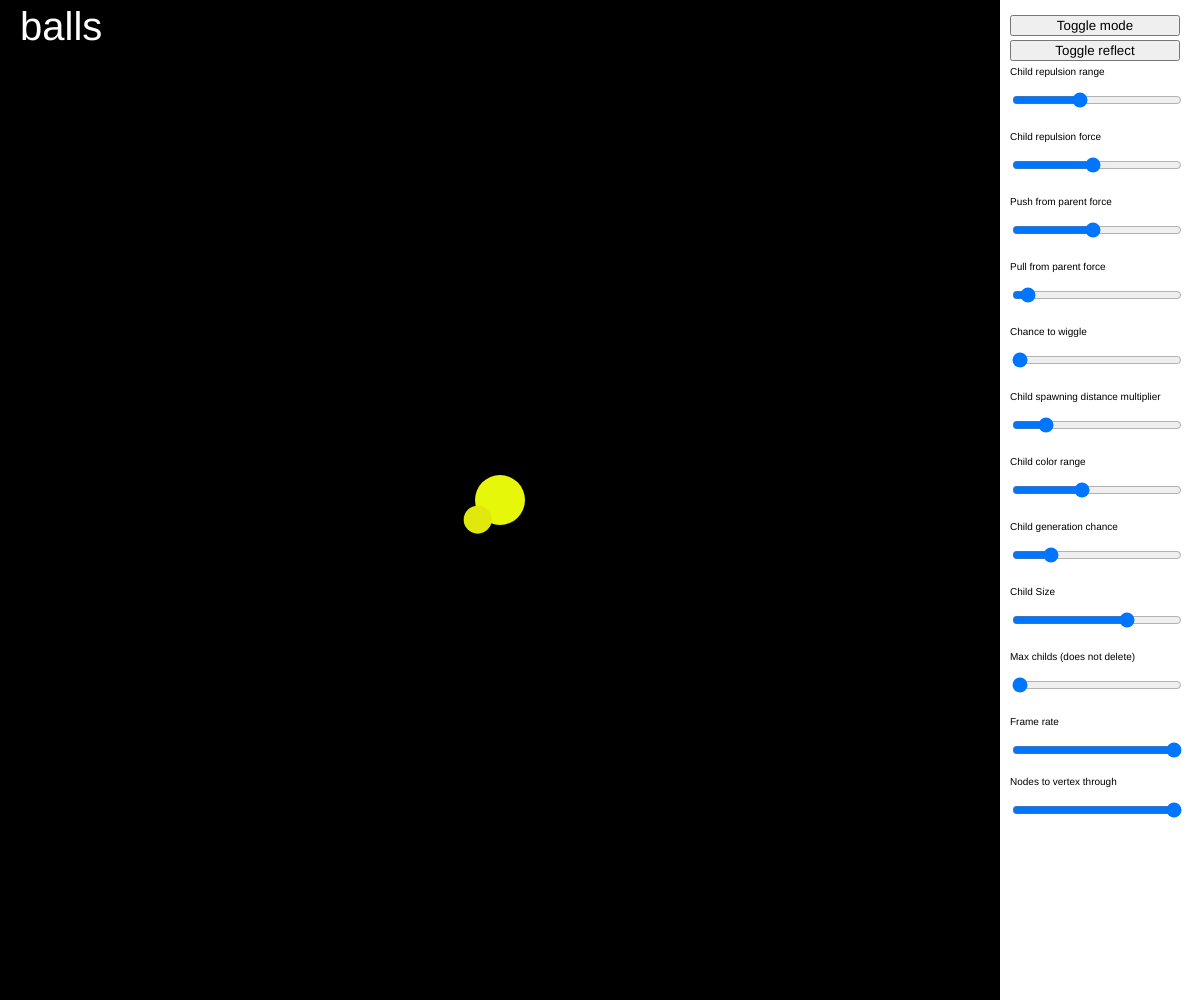
Frame 1 (no input)
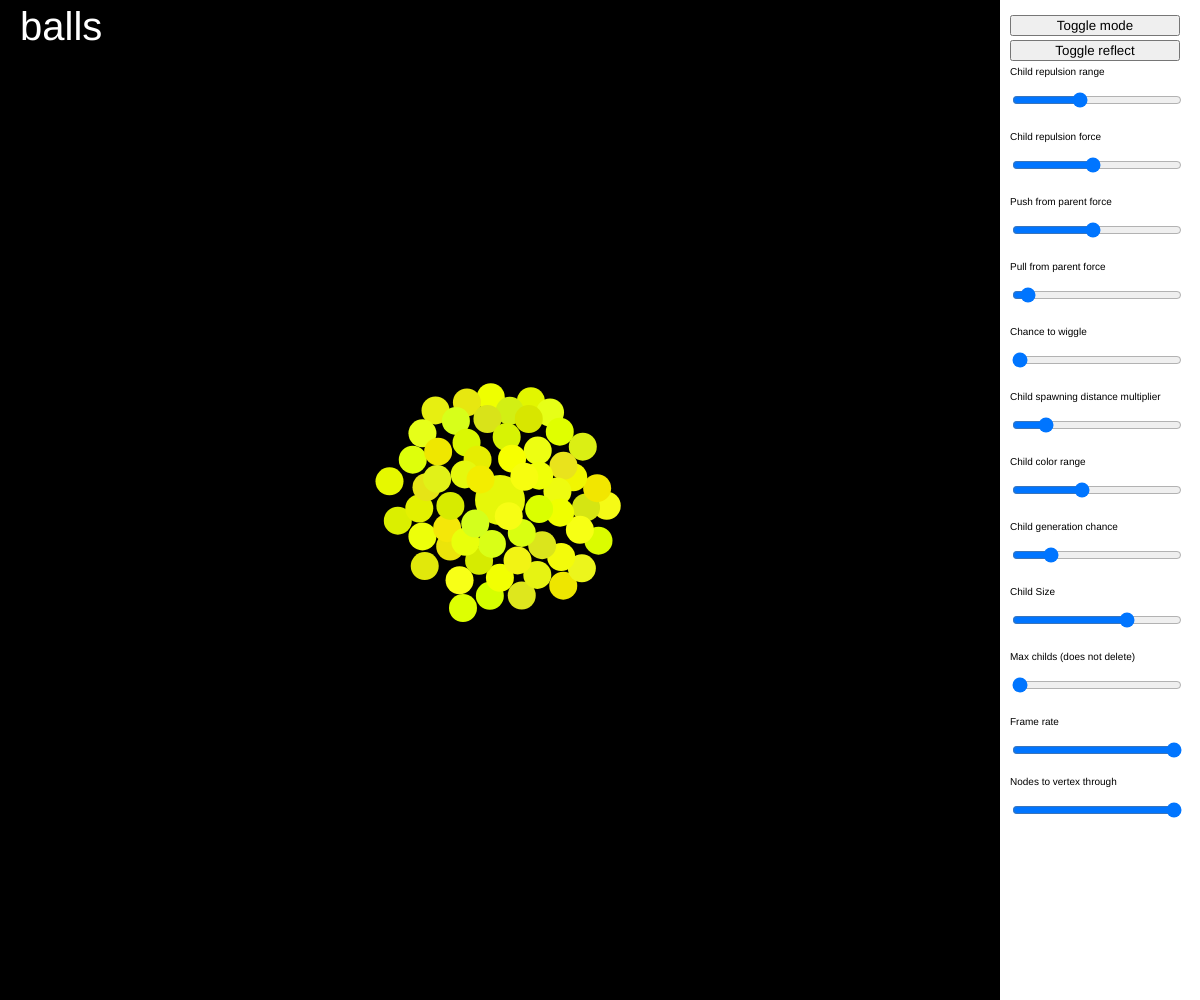
Frame 60 (no input)
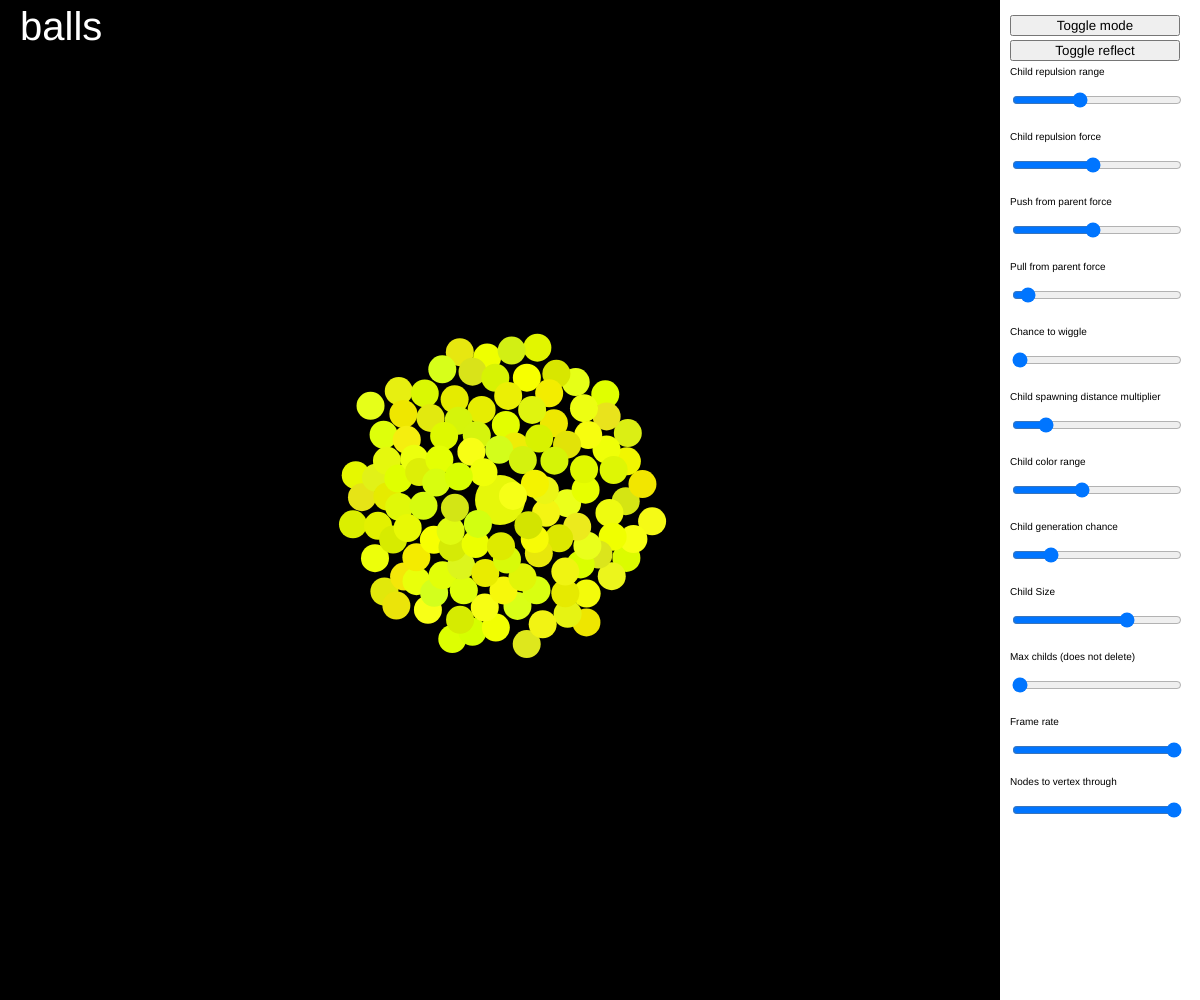
Frame 120 (the mouse pressed at the canvas centre since frame 60)

The p5.js sketch that drew these frames (run headless with seeded random() and noise() and a simulated clock; from frame 60 on, the mouse is pressed at the canvas centre):

// p5.js sketch
// ── sketch.js
let width = window.innerWidth;
let height = window.innerHeight;
let areSlidersBelow;
if (width >= height) {
  areSlidersBelow = false;
  width = width - 200;
} else {
  areSlidersBelow = true;
  height = height - 200;
}
const nodeSize = 50;
const nodes = [];

const nodeModes = new Map([
  [0, 'balls'],
  [1, 'triangles'],
  [2, 'path'],
  [3, 'shape'],
]);
let nodeMode = 0;
let lowerBound = 0;


let childRepulsionRangeSlider;
let childRepulsionRange;
let childRepulsionForceSlider;
let childRepulsionForce;
let pushFromParentForceSlider;
let pushFromParentForce;
let pullFromParentForceSlider;
let pullFromParentForce;
let wiggleChanceSlider;
let wiggleChance;
let childDistanceMultiplierSlider;
let childDistanceMultiplier;
let childColorRangeSlider;
let childColorRange;
let childGenerationChanceSlider;
let childGenerationChance;
let childSizeSlider;
let childSize;
let maxChildsSlider;
let maxChilds;
let frameRateSlider;
let percentOfNodesToHitBeforeStoppingSlider;
let percentOfNodesToHitBeforeStopping;
let reflectMode = 0;

let buffer;

function setup() {
  angleMode(DEGREES);
  noStroke();
  if (areSlidersBelow) {
    createCanvas(width, height + 500);
  } else {
    createCanvas(width + 200, height);
  }
  setUpSliders();
  nodes.push(new Node(width/2, height/2));

  buffer = createGraphics(width, height);
}

function draw() {
  childRepulsionRange = childRepulsionRangeSlider.value();
  childRepulsionForce = childRepulsionForceSlider.value();
  pushFromParentForce = pushFromParentForceSlider.value();
  pullFromParentForce = pullFromParentForceSlider.value();
  wiggleChance = wiggleChanceSlider.value();
  childDistanceMultiplier = childDistanceMultiplierSlider.value();
  childColorRange = childColorRangeSlider.value();
  childGenerationChance = childGenerationChanceSlider.value();
  childSize = childSizeSlider.value();
  maxChilds = maxChildsSlider.value();
  frameRate(frameRateSlider.value());
  percentOfNodesToHitBeforeStopping = percentOfNodesToHitBeforeStoppingSlider.value();

  nodes.forEach((node) => {
    node.update();
  })

  rect(0, 0, width, height);
  
  push();
  fill(255, 255, 255);
  text(`${nodeModes.get(nodeMode % nodeModes.size)}`, 20, 40);
  pop();

  push();
  if (reflectMode % 2 === 1) {
    translate(-width / 6, -height / 6);
  }
  fill(0, 0, 0);
  nodes.forEach((node) => {
    node.draw();
  })
  pop();

  if (reflectMode % 2 === 1) {
    push();
    translate(1/2 * width, 1/2 * height);
    rotate(180);
    translate(-2/3 * width, -2/3 * height);
    fill(0, 0, 0);
    lowerBound = height * 1/6 + childSize/2;
    nodes.forEach((node) => {
      node.draw();
    })
    lowerBound = 0;
    pop();
  }
}

class Node {
  constructor(x, y, col) {
    this.x = x;
    this.y = y;
    this.color = col ?? color(...getRandomInts(0, 255, 3));
    this.childNodes = [];
  }

  update() {
    if (this.childNodes.length < maxChilds) {
      this.maybeMakeNewNode();
    }

    this.childNodes.forEach((child, i) => {
      if (Math.random() < wiggleChance) {
        child.x += Math.round(Math.random()) - 0.5;
        child.y += Math.round(Math.random()) - 0.5;
      }

      this.childNodes.forEach((otherChild, j) => {
        if (i !== j) {
          const xDif = otherChild.x - child.x;
          const yDif = otherChild.y - child.y;
          if (Math.pow(xDif, 2) + Math.pow(yDif, 2) <= childRepulsionRange * childRepulsionRange) {
            child.x -= (xDif / (Math.abs(xDif) + Math.abs(yDif))) * childRepulsionForce;
            child.y -= (yDif / (Math.abs(xDif) + Math.abs(yDif))) * childRepulsionForce;
            otherChild.x += (xDif / (Math.abs(xDif) + Math.abs(yDif))) * childRepulsionForce;
            otherChild.y += (yDif / (Math.abs(xDif) + Math.abs(yDif))) * childRepulsionForce;
          }
        }
      })

      child.x = lerp(child.x, this.x, 0.001 * pullFromParentForce);
      child.y = lerp(child.y, this.y, 0.001 * pullFromParentForce);

      const xToParent = this.x - child.x;
      const yToParent = this.y - child.y;
      if (Math.pow(xToParent, 2) + Math.pow(yToParent, 2) < Math.pow((nodeSize + childSize) / 2, 2)) {
        child.x -= (xToParent / (Math.abs(xToParent) + Math.abs(yToParent))) * pushFromParentForce;
        child.y -= (yToParent / (Math.abs(xToParent) + Math.abs(yToParent))) * pushFromParentForce;
      }
    })

  }

  draw() {
    fill(this.color);
    circle(this.x, this.y, nodeSize);
    switch (nodeModes.get(nodeMode % nodeModes.size)) {
      case 'balls':
        this.childNodes.forEach((child) => {
          child.draw();
        })
        break;
      case 'triangles':
        fill(this.color);
        beginShape();
        this.childNodes.forEach((child) => {
          if (isInBounds(child.x, child.y, lowerBound, areSlidersBelow, 0)) {
            vertex(child.x, child.y);
          }
        })
        endShape(CLOSE);
        break;
      case 'path':
        push();
        strokeWeight(childSize / 2);
        const usedNodes = [];
        let totalUsedNodes = 0;
        while (totalUsedNodes < percentOfNodesToHitBeforeStopping * this.childNodes.length) {
          const path = this.generatePath(usedNodes);
          stroke(path[0].color);
          for (let i = 0; i < path.length - 1; i++) {
            if (isInBounds(path[i].x, path[i].y, lowerBound, areSlidersBelow) && isInBounds(path[i + 1].x, path[i + 1].y, lowerBound, areSlidersBelow, childSize / 2)) {
              line(path[i].x, path[i].y, path[i + 1].x, path[i + 1].y);
            }
          }
          usedNodes.push(path);
          totalUsedNodes += path.length;
        }

        pop();
        break;
      case 'shape':
        const nodesToDrawThrough1 = [];
        const nodesToDrawThrough2 = [];
        const nodesToDrawThrough3 = [];
        const howMany = percentOfNodesToHitBeforeStopping * 100;
        for (let i = 0; i < howMany; i++) {
          const angle = 360 / howMany * i;

          const p1 = { x: this.x + cos(angle) * width, y: this.y + sin(angle) * height };
          const p2 = { x: this.x, y: this.y };
          const ray = { p1, p2 };

          const interceptingCircles = [];
          for (let j = 0; j < this.childNodes.length; j++) {
            const circle = {
              x: this.childNodes[j].x,
              y: this.childNodes[j].y,
              radius: childSize / 2,
            }
            if (rayInterceptsCircle(ray, circle)) {
              interceptingCircles.push(this.childNodes[j]);
            }
          }
          let nodeToUse1 = interceptingCircles[getRandomInts(0, interceptingCircles.length)];
          let nodeToUse2 = interceptingCircles[0];
          let nodeToUse3 = interceptingCircles[0];
          for (let k = 1; k < interceptingCircles.length; k++) {
            const currentDist = interceptingCircles[k].distanceTo({ x: this.x, y: this.y });
            if (currentDist > nodeToUse2.distanceTo({ x: this.x, y: this.y })) {
              nodeToUse2 = interceptingCircles[k];
            }
            if (currentDist < nodeToUse3.distanceTo({ x: this.x, y: this.y })) {
              nodeToUse3 = interceptingCircles[k];
            }
          }
          if (nodeToUse1) {
            nodesToDrawThrough1.push(nodeToUse1);
          }
          if (nodeToUse2) {
            nodesToDrawThrough2.push(nodeToUse2);
          }
          if (nodeToUse3) {
            nodesToDrawThrough3.push(nodeToUse3);
          }
        }
        push();
        strokeWeight(4);
        noFill();
        stroke(this.color);
        beginShape();
        nodesToDrawThrough2.forEach((n) => {
          if (isInBounds(n.x, n.y, lowerBound, areSlidersBelow, 4)) {
            curveVertex(n.x, n.y);
          }
        })
        endShape(CLOSE);

        beginShape();
        nodesToDrawThrough3.forEach((n) => {
          if (isInBounds(n.x, n.y, lowerBound, areSlidersBelow, 4)) {
            vertex(n.x, n.y);
          }
        })
        endShape(CLOSE);
        pop();

        push();
        strokeWeight(4);
        noFill();
        stroke(255 - this.color._getRed(), 255 - this.color._getGreen(), 255 - this.color._getBlue());
        beginShape();
        nodesToDrawThrough1.forEach((n) => {
          if (isInBounds(n.x, n.y, lowerBound, areSlidersBelow, 4)) {
            curveVertex(n.x, n.y);
          }
        })
        endShape(CLOSE);
        pop();
        break;
    }
  }

  maybeMakeNewNode() {
    if (Math.random() < childGenerationChance / ((this.childNodes.length / maxChilds) + 0)) {
      const newChild = new ChildNode(this.x + getRandomInts(-nodeSize * childDistanceMultiplier, nodeSize * childDistanceMultiplier), this.y + getRandomInts(-nodeSize * childDistanceMultiplier, nodeSize * childDistanceMultiplier), this.color);
      this.childNodes.push(newChild);
    }
  }

  generatePath(usedNodes) {
    const path = [];
    const visited = new Set();
    let currentNode = this.getNextUnusedNode(usedNodes);
    path.push(currentNode);
    visited.add(currentNode);
    let attempts = 0;

    while (visited.size < this.childNodes.length && attempts < 100) {
      let nearestNode = null;
      let nearestDistance = Infinity;

      this.childNodes.forEach((node) => {
        if (!visited.has(node) && !usedNodes.some((usedPath) => usedPath.includes(node))) {
          const distance = currentNode.distanceTo(node);
          if (distance < nearestDistance && !this.wouldCross(path, currentNode, node, usedNodes)) {
            nearestDistance = distance;
            nearestNode = node;
          }
        }
      });

      if (nearestNode) {
        path.push(nearestNode);
        visited.add(nearestNode);
        currentNode = nearestNode;
      } else {
        attempts++;
      }
    }

    return path;
  }

  wouldCross(path, currentNode, nextNode, usedNodes) {
    for (let i = 0; i < path.length - 1; i++) {
      if (this.linesCross(path[i], path[i + 1], currentNode, nextNode)) {
        return true;
      }
    }
    for (let i = 0; i < usedNodes.length; i++) {
      for (let j = 0; j < usedNodes[i].length - 1; j++) {
        if (this.linesCross(usedNodes[i][j], usedNodes[i][j + 1], currentNode, nextNode)) {
          return true
        }
      }
    }
    return false;
  }

  // Some github copilot nonsense, please don't ask me to explain it
  // But boy howdy does it kinda work
  linesCross(a, b, c, d) {
    const det = (b.x - a.x) * (d.y - c.y) - (b.y - a.y) * (d.x - c.x);
    if (det === 0) {
      return false;
    }
    const lambda = ((d.y - c.y) * (d.x - a.x) + (c.x - d.x) * (d.y - a.y)) / det;
    const gamma = ((a.y - b.y) * (d.x - a.x) + (b.x - a.x) * (d.y - a.y)) / det;
    return (0 < lambda && lambda < 1) && (0 < gamma && gamma < 1);
  }

  getNextUnusedNode(usedNodes) {
    let nextNode = null;
    let i = 0;
    while (nextNode === null) {
      nextNode = usedNodes.some((usedPath) => usedPath.includes(this.childNodes[i])) ? null : this.childNodes[i];
      i++;
    }
    return nextNode;
  }
}

// from https://stackoverflow.com/questions/76239528/how-to-check-if-a-line-is-intersecting-with-a-circle-in-javascript
function rayInterceptsCircle(ray, circle) {
  const dx = ray.p2.x - ray.p1.x;
  const dy = ray.p2.y - ray.p1.y;
  const u = Math.min(1, Math.max(0, ((circle.x - ray.p1.x) * dx + (circle.y - ray.p1.y) * dy) / (dy * dy + dx * dx)));
  const nx = ray.p1.x + dx * u - circle.x;
  const ny = ray.p1.y + dy * u - circle.y;
  return nx * nx + ny * ny < circle.radius * circle.radius;
}

class ChildNode {
  constructor(x, y, parentColor) {
    this.x = x;
    this.y = y;
    this.color = color(parentColor._getRed() + getRandomInts(-childColorRange, childColorRange), parentColor._getGreen() + getRandomInts(-childColorRange, childColorRange), parentColor._getBlue() + getRandomInts(-childColorRange, childColorRange));
  }

  update() {

  }

  draw() {
    if (isInBounds(this.x, this.y, lowerBound, areSlidersBelow)) {
      switch (nodeModes.get(nodeMode % nodeModes.size)) {
        case 'balls':
          fill(this.color);
          circle(this.x, this.y, childSize);
          break;
        case 'triangles':
          break;
      }
    }
  }

  distanceTo(otherChild) {
    return Math.pow(this.x - otherChild.x, 2) + Math.pow(this.y - otherChild.y, 2);
  }
}

function isInBounds(x, y, lowerBound, areSlidersBelow, buffer = childSize) {
  if (lowerBound === 0) {
    return x + buffer / 2 <= width && y + buffer / 2 <= height;
  } else {
    if (areSlidersBelow) {
      return y > lowerBound;
    } else {
      return x > lowerBound;
    }
  }
}

function setUpSliders() {
  textSize(10);
  fill(255, 255, 255);

  const button = createButton('Toggle mode');
  button.size(170);
  button.mouseClicked(() => nodeMode++);

  const reflect = createButton('Toggle reflect');
  reflect.size(170);
  reflect.mouseClicked(() => reflectMode++);

  childRepulsionRangeSlider = createSlider(1, 50, 20, 1);
  childRepulsionForceSlider = createSlider(1, 20, 10, 1);
  pushFromParentForceSlider = createSlider(1, 20, 10, 1);
  pullFromParentForceSlider = createSlider(0, 10, 0.5, 0.5);
  wiggleChanceSlider = createSlider(0, 1, 0, 0.01);
  childDistanceMultiplierSlider = createSlider(0, 3, 0.5, 0.1);
  childColorRangeSlider = createSlider(0, 50, 20, 1);
  childGenerationChanceSlider = createSlider(0, 0.5, 0.1, 0.001);
  childSizeSlider = createSlider(1, 40, 28, 1);
  maxChildsSlider = createSlider(10, 1000000, 1000, 10);
  frameRateSlider = createSlider(1, 60, 60, 1);
  percentOfNodesToHitBeforeStoppingSlider = createSlider(0, 1, 1, 0.01);

  if (areSlidersBelow) {
    rect(0, height, width, 200);
    fill(0, 0, 0);

    button.position(10, height + 15);
    reflect.position(10 + width/2, height + 15);
    
    textSize(10);

    text('Child repulsion range', 10, height + 75);
    childRepulsionRangeSlider.position(10, height + 90);

    text('Child repulsion force', 10, height + 140);
    childRepulsionForceSlider.position(10, height + 155);

    text('Push from parent force', 10, height + 205);
    pushFromParentForceSlider.position(10, height + 220);

    text('Pull from parent force', 10, height + 270);
    pullFromParentForceSlider.position(10, height + 285);

    text('Chance to wiggle', 10, height + 335);
    wiggleChanceSlider.position(10, height + 350);

    text('Nodes to path through', 10, height + 405);
    percentOfNodesToHitBeforeStoppingSlider.position(10, height + 420);

    text('Child spawning distance multiplier', 200, height + 75);
    childDistanceMultiplierSlider.position(200, height + 90);

    text('Child color range', 200, height + 140);
    childColorRangeSlider.position(200, height + 155);

    text('Child generation chance', 200, height + 205);
    childGenerationChanceSlider.position(200, height + 220);

    text('Child Size', 200, height + 270);
    childSizeSlider.position(200, height + 285);

    text('Max childs (does not delete)', 200, height + 335);
    maxChildsSlider.position(200, height + 350);

    text('Frame rate', 200, height + 405);
    frameRateSlider.position(200, height + 420);

  } else {
    rect(width, 0, 200, height);
    fill(0, 0, 0);

    button.position(width + 10, 15);
    reflect.position(width + 10, 40);

    textSize(10);

    text('Child repulsion range', width + 10, 75);
    childRepulsionRangeSlider.position(width + 10, 90);

    text('Child repulsion force', width + 10, 140);
    childRepulsionForceSlider.position(width + 10, 155);

    text('Push from parent force', width + 10, 205);
    pushFromParentForceSlider.position(width + 10, 220);

    text('Pull from parent force', width + 10, 270);
    pullFromParentForceSlider.position(width + 10, 285);

    text('Chance to wiggle', width + 10, 335);
    wiggleChanceSlider.position(width + 10, 350);

    text('Child spawning distance multiplier', width + 10, 400);
    childDistanceMultiplierSlider.position(width + 10, 415);

    text('Child color range', width + 10, 465);
    childColorRangeSlider.position(width + 10, 480);

    text('Child generation chance', width + 10, 530);
    childGenerationChanceSlider.position(width + 10, 545);

    text('Child Size', width + 10, 595);
    childSizeSlider.position(width + 10, 610);

    text('Max childs (does not delete)', width + 10, 660);
    maxChildsSlider.position(width + 10, 675);

    text('Frame rate', width + 10, 725);
    frameRateSlider.position(width + 10, 740);

    text('Nodes to vertex through', width + 10, 785);
    percentOfNodesToHitBeforeStoppingSlider.position(width + 10, 800);
  }
  percentOfNodesToHitBeforeStoppingSlider.size(170);
  frameRateSlider.size(170);
  maxChildsSlider.size(170);
  childSizeSlider.size(170);
  childGenerationChanceSlider.size(170);
  childColorRangeSlider.size(170);
  childDistanceMultiplierSlider.size(170);
  wiggleChanceSlider.size(170);
  pullFromParentForceSlider.size(170);
  pushFromParentForceSlider.size(170);
  childRepulsionForceSlider.size(170);
  childRepulsionRangeSlider.size(170);
  textSize(40);
}

/**
 * rules:
 * 1. There are Nodes and ChildNodes. Each Node will maybe produce a new ChildNode each frame
 * 2. Nodes don't move. ChildNodes are weakly pulled towards their parent node, but pushed strongly away from other child nodes of the same parent
 * 3. Connect the nodes with drawShape?
*/

function getRandomInts(min, max, howManyInts = 1) {
  if (howManyInts === 1) {
    return Math.floor(Math.random() * (max - min) + min);
  }

  const numbers = [];
  for (let i = 0; i < howManyInts; i++) {
    numbers.push(Math.floor(Math.random() * (max - min) + min));
  }
  return numbers;
}
// ── style.css
html, body {
  margin: 0;
  padding: 0;
}

canvas {
  display: block;
  /* justify-self: center; */
}
